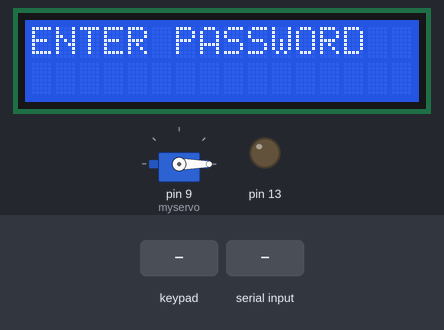
Recording of a sketch running on a simulated Arduino Mega 2560, built with avr-gcc and run on an emulated ATmega2560. Parts: servo, 16×2 character LCD, output pins drawn as LEDs (lit = HIGH). The test bench sets the inputs (shaded band). Pins used as bus, display or sensor lines are not drawn; what the sketch prints to the serial monitor is not drawn.

Above: at 1.2 s.
1.3 s: keypad keys 9 8 3 5 * pressed 0.4 s apart
At 3.05 s:
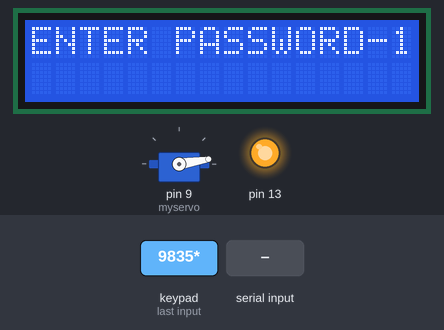
At 3.65 s:
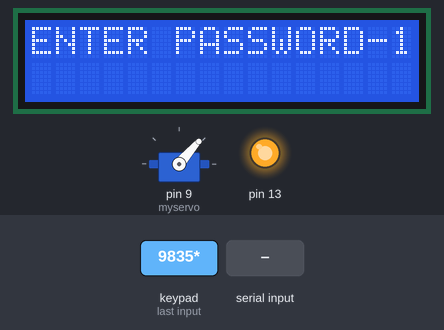
5.3 s: keypad keys 1 3 9 7 * pressed 0.4 s apart
10.3 s: key '*' pressed
13.3 s: "A" received over Serial
16.3 s: key '*' pressed
At 22.1 s:
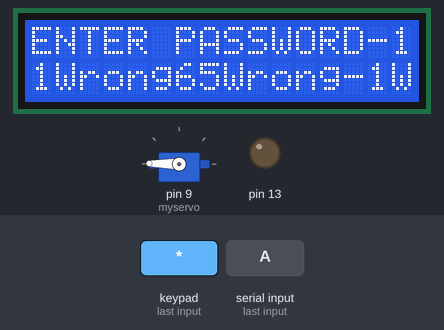
22.3 s: keypad keys 5 3 5 2 4 9 4 8 * pressed 0.4 s apart
At 28.6 s:
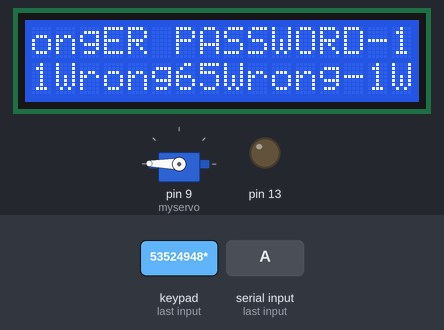
Timing chart, 0 to 29.9 s (numbered marks = the images above; inputs shaded):
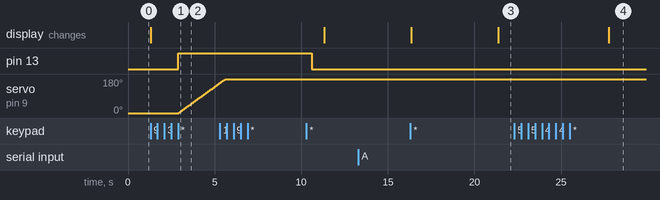

Measured:
- after the input at 1.3 s, pin 13: LOW → HIGH after 1.6 s; servo on pin 9 (myservo): moves from 0° to 157° over 2.4 s, starting after 1.6 s; the display: changes at once (image 1)
- after the input at 13.3 s, every drawn part: stays the same
- after the input at 16.3 s, the display: first differs from a run without the input after 5.1 s (image 3)
- after the input at 22.3 s, the display: changes after 5.5 s (image 4)

The sketch:

PasswordKeypadMODEFIEDv1.ino
```cpp
/*
||  Simple Password Entry Using Matrix Keypad
||  4/5/2012 Updates Nathan Sobieck: Nathan@Sobisource.com
||  MODIFIED BY CHANDRAGUPTA
*/


//* is to validate password
//# is to reset password attempt

/////////////////////////////////////////////////////////////////
#include <Servo.h>
#include <LiquidCrystal.h>
#include <Password.h> //http://www.arduino.cc/playground/uploads/Code/Password.zip
#include <Keypad.h> //http://www.arduino.cc/playground/uploads/Code/Keypad.zip
Servo myservo;
LiquidCrystal lcd(12, 11, 5, 4, 3, 2);
Password password = Password( "9835" );
int pos = 0;
const byte ROWS = 4; // Four rows
const byte COLS = 4; //  columns
// Define the Keymap
char keys[ROWS][COLS] = {
  {'1','2','3','A'},
  {'4','5','6','B'},
  {'7','8','9','C'},
  {'*','0','#','D'}
};

byte rowPins[ROWS] = {53,52,49,48};// Connect keypad ROW0, ROW1, ROW2 and ROW3 to these Arduino pins.
byte colPins[COLS] = {A0,A1,A2, A3};// Connect keypad COL0, COL1 and COL2 to these Arduino pins.


// Create the Keypad
Keypad keypad = Keypad( makeKeymap(keys), rowPins, colPins, ROWS, COLS );

void setup(){
  myservo.attach(9);
  myservo.write(pos);
    lcd.begin(16, 2);
 pinMode(13,OUTPUT);
  pinMode(11,OUTPUT);
  Serial.begin(9600);
   lcd.print("ENTER PASSWORD");

  keypad.addEventListener(keypadEvent); //add an event listener for this keypad
}

void loop(){
  keypad.getKey();

  if(keypad.getKey()=='A')
          {
          for(pos;pos>0;pos-=1)
              { myservo.write(pos);
              delay(10);
              }
          }
}

//take care of some special events
void keypadEvent(KeypadEvent eKey){
int i;
  switch (keypad.getState()){
    case PRESSED:
 // lcd.print(eKey);
 Serial.println(eKey);
	 lcd.print(Serial.read());
	//Serial.print("Pressed: ");

	switch (eKey){
	  case '*': checkPassword(); break;
	  case '#': password.reset(); break;
	  default: password.append(eKey);
     }
  }
}

void checkPassword()
{
  if (password.evaluate()){
            lcd.print("Success");
            digitalWrite(13,HIGH);
            if (pos!=180)
                  {
                    for(pos = 0; pos < 180; pos += 1)
                    {
                       myservo.write(pos);
                       delay(15);
                    }
                  }
      //else if(pos==180)
                 {
                  // for(pos = 180; pos>=1; pos-=1)     // goes from 180 degrees to 0 degrees
                    {
                      // myservo.write(pos);              // tell servo to go to position in variable 'pos'
                     //  delay(15);
                    }
                  }
 delay(5000);
 digitalWrite(13,LOW);

 //Add code to run if it works
  }
  else{
    lcd.print("Wrong");
    digitalWrite(11,HIGH);

    delay(5000);


      digitalWrite(11,LOW);
    //add code to run if it did not work

  }
}
```
